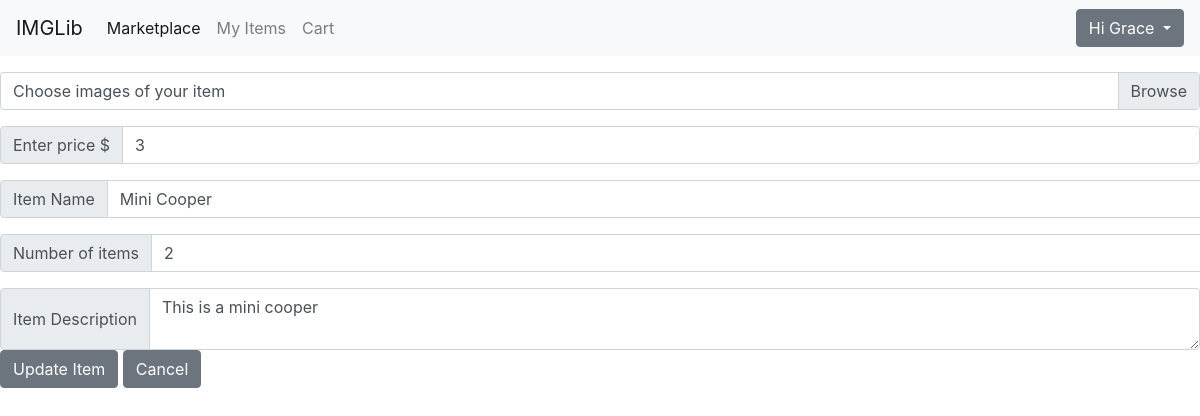
The app's page /home/myitems/update/5 (signed in), older data.
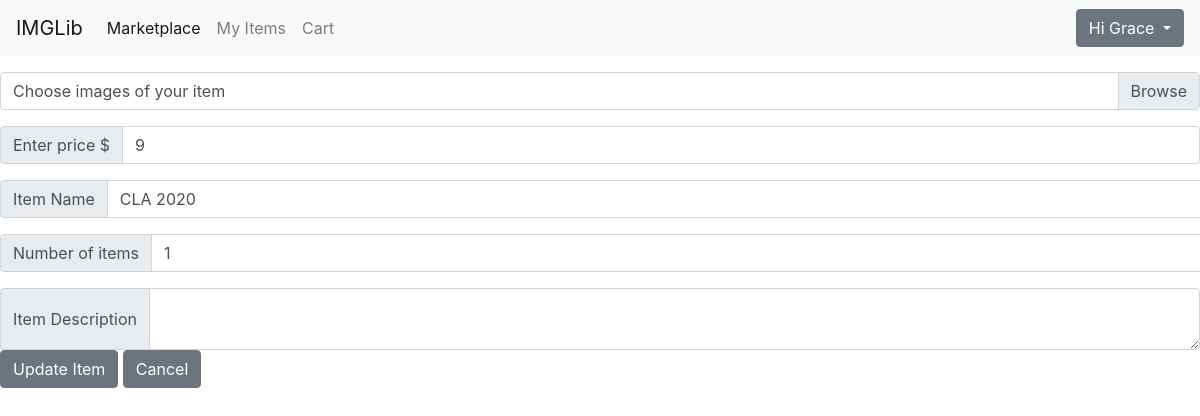
The same page, newer data.
### database/database.py (models this page shows)
class User(UserMixin, db.Model):
    id = db.Column(db.Integer, primary_key=True, autoincrement=True)
    name = db.Column(db.String(50))
    email = db.Column(db.String(100), unique=True, nullable=False)
    password = db.Column(db.String(45), nullable=False)
    inventory_id = db.Column(db.Integer, db.ForeignKey('inventory.id'))
    cart_id = db.Column(db.Integer, db.ForeignKey('cart.id'))

class Item(db.Model):
    id = db.Column(db.Integer, primary_key=True, autoincrement=True)
    inventory_id = db.Column(db.Integer, db.ForeignKey('inventory.id'))
    item_desc = db.Column(db.String(50))
    item_price = db.Column(db.Integer, nullable=False)
    item_num = db.Column(db.Integer, nullable=False)
    img = db.Column(db.Text)
    mimetype = db.Column(db.Text)
    item_name = db.Column(db.Text, nullable=False)

### home/routes.py (the view, shortened to what this page needs)
@home.route('myitems/update/<int:id>', methods=['POST', 'GET'])
def update(id):
    if not checkSession():
        return redirect('/')
    item = Item.query.filter_by(id=id).first()
    if not item:
        return "Item not found"
    if request.method =='GET':
        return render_template("update.html", name=current_user.name, item=item)

### __init__.py (called while the page is built)
@login_manager.user_loader
def get(id):
    from .database.database import User
    user = db.session.query(User).get(id)
    return user

### home/services.py (called while the page is built)
def checkSession():
    return current_user.is_authenticated

### templates/update.html (shortened to what this page needs)
    {% extends "base.html" %}
    {% block content %}
    <form action="/home/myitems/update/{{ item.id }}" enctype="multipart/form-data" method="POST">
      <div class="input-group mb-3">
        <div class="custom-file">
          <label id="file-label" class="custom-file-label" for="inputGroupFile02" aria-describedby="inputGroupFileAddon02" >Choose images of your item</label>
        </div>
      </div>
      <div class="input-group mb-3">
        <div class="input-group-prepend">
          <span class="input-group-text">Enter price $</span>
        </div>
        <input type="text" value="{{ item.item_price }}" name="item_price" class="form-control" aria-label="Amount (to the nearest dollar)">
      </div>
      <div class="input-group mb-3">
        <div class="input-group-prepend">
          <span class="input-group-text">Item Name</span>
        </div>
        <input name="item_name" value="{{ item.item_name }}" type="text" class="form-control" aria-label="">
      </div>
      <div class="input-group mb-3">
        <div class="input-group-prepend">
          <span class="input-group-text">Number of items</span>
        </div>
        <input value="{{ item.item_num }}" name="item_num" type="text" class="form-control" aria-label="">
      </div>
      <div class="input-group">
        <div class="input-group-prepend">
          <span class="input-group-text">Item Description</span>
        </div>
        <textarea class="form-control" id="item_desc" name="item_desc" aria-label="">{{ item.item_desc }}</textarea>
      </div>
      <input class="btn btn-secondary" type="submit" value="Update Item" />
      <a class="btn btn-secondary" href="/home" role="button">Cancel</a>
    </form>
    {% endblock %}

### templates/base.html (shortened to what this page needs)
<!DOCTYPE html>
<html lang="en">
  <head>
    <link
      rel="stylesheet"
      href="https://stackpath.bootstrapcdn.com/bootstrap/4.5.2/css/bootstrap.min.css"
    />
    <link rel="stylesheet" href={{ url_for('static',
    filename='/css/style.css')}}>
  </head>
  <body>
    <nav class="navbar navbar-expand-lg navbar-light bg-light" id="nav">
        <a class="navbar-brand" href="/">IMGLib</a>
        <div class="collapse navbar-collapse" id="navbarSupportedContent">
          <ul class="navbar-nav mr-auto">
            <li class="nav-item active">
              <a class="nav-link" href="/home">Marketplace <span class="sr-only">(current)</span></a>
            </li>
            <li class="nav-item">
              <a class="nav-link" href="/home/myitems">My Items</a>
            </li>
            <li class="nav-item ">
              <a class="nav-link" href="/checkout/cart">Cart <span class="sr-only">(current)</span></a>
            </li>
          </ul>
          <div class="form-inline my-2 my-lg-0">
            <div class="dropdown">
                <button class="btn btn-secondary dropdown-toggle" type="button" id="dropdownMenuButton" data-toggle="dropdown" aria-haspopup="true" aria-expanded="false">
                    Hi {{ name }}
                </button>
              </div>
          </div>
        </div>
      </nav>
      {% block content %}
      {% endblock %}
  </body>
</html>

Row changes from the older to the newer data that the page shows:
changed Item: item_price "3" → "9"; item_name "Mini Cooper" → "CLA 2020"; item_num "2" → "1"; item_desc "This is a mini cooper" → (not shown)
